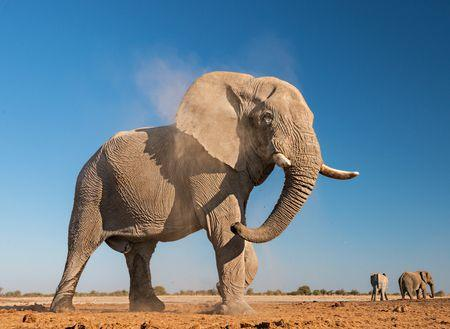
#> input picture oving1/elephant.jpg, 450 x 329 px
$ python oppg3.py   (older library calls are emulated)
#> lines starting #> are read from the running program, lines starting #| are printed output that depends on the picture

import numpy as np
from scipy import misc
import matplotlib.pyplot as plt


def flip_kernel(kernel):
    new_kernel = np.zeros_like(kernel)

    for y in range(1, kernel.shape[0] + 1):
        for x in range(1, kernel.shape[1] + 1):
            new_kernel[y - 1, x - 1] = kernel[-y, -x]

    return new_kernel


def convolution(image, kernel):
    # Make sure the kernel is actually a np.matrix. This way, the argument can be a two-dimensional python list.
    kernel = np.matrix(kernel)

    # Assuming n x n-kernel
    n = kernel.shape[0] // 2
    new_image = np.zeros_like(image)

    num_of_rows = image.shape[0]
    num_of_cols = image.shape[1]

    #Flips kernel, and runs correlation
    flipped_kernel = flip_kernel(kernel)

    for y in range(num_of_rows):
        for x in range(num_of_cols):
            # Iterates through each pixel in the image

            accumulator = 0

            for kernel_row in range(-n, n):
                for kernel_col in range(-n, n):
                    image_row = y + kernel_row
                    image_col = x + kernel_col

                    if image_row < 0 or image_row >= num_of_rows or image_col < 0 or image_col >= num_of_cols:
                        # Checks whether the kernel is at the edges of the image
                        accumulator += 0
                    else:
                        accumulator += image[image_row, image_col] * flipped_kernel[kernel_row, kernel_col]

            new_image[y, x] = np.float32(accumulator)
    return new_image


def convolve_three_channels(r, g, b, kernel):
    new_r = convolution(r, kernel)
    print("... Convolved red channel")
    new_g = convolution(g, kernel)
    print("... Convolved green channel")
    new_b = convolution(b, kernel)
    print("... Convolved blue channel")
    return new_r, new_g, new_b


def rearrange_channels(r, g, b, image):
    print("... Rearranging")
    image[..., 0] = r
    image[..., 1] = g
    image[..., 2] = b
    return image


image = misc.imread("elephant.jpg", flatten=True)
#> image: shape (329, 450) float32; min 0.299, max 253.6, mean 125.9


high_pass_kernel = np.matrix([[0, -1, 0],
                              [-1, -4, -1],
                              [0, -1, 0]])


thing = convolution(image, high_pass_kernel)
#> after the loop in convolution, `for y in range(num_of_rows):`: new_image: shape (329, 450) float32; every value is 0

plt.imshow(thing, cmap=plt.cm.gray)
plt.show()


""" Create kernels """
box_blur = [[1/9]*3]*3

gaussian = [[1, 4, 6, 4, 1],
            [4, 16, 24, 16, 4],
            [6, 24, 36, 24, 6],
            [4, 16, 24, 16, 4],
            [1, 4, 6, 4, 1], ]

for i in range(len(gaussian)):
    for j in range(len(gaussian[i])):
        gaussian[i][j] /= 256

""" Read file """

image = misc.imread("./Cute-a-bunny.jpg")
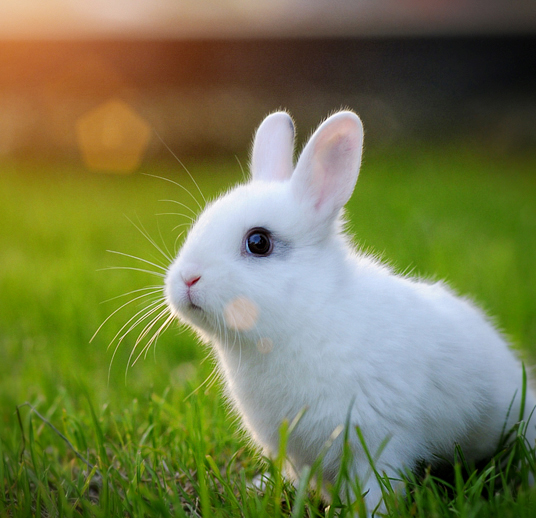
#> input picture oving1/Cute-a-bunny.jpg, 536 x 518 px
#> image is the input picture: shape (518, 536, 3); mean R, G, B 117.2, 122.6, 76.4

r = image[..., 0]
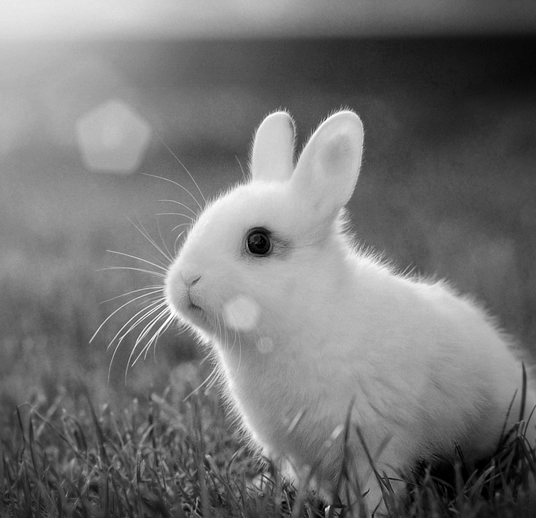
#> r: shape (518, 536); min 0, max 255, mean 117.2
g = image[..., 1]
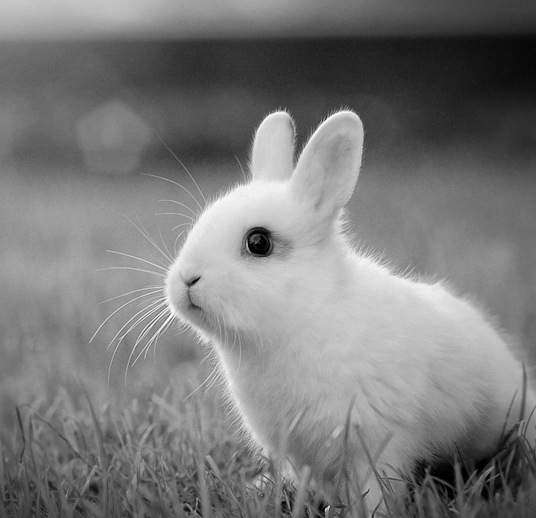
#> g: shape (518, 536); min 0, max 255, mean 122.6
b = image[..., 2]
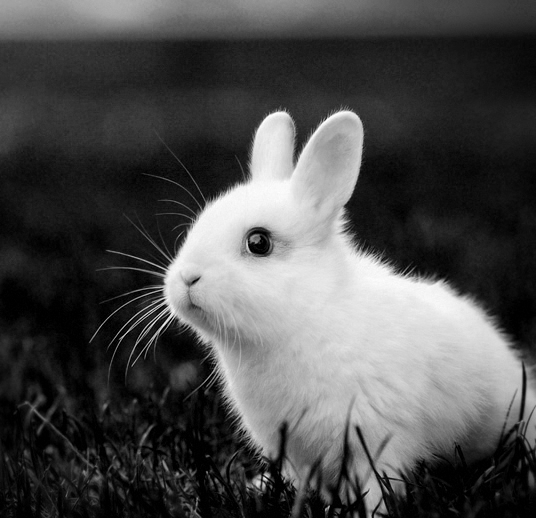
#> b: shape (518, 536); min 0, max 255, mean 76.4

""" Do convolution with box blur """

print("Convolving with box blur")
box_blur_image_r, box_blur_image_g, box_blur_image_b = convolve_three_channels(r, g, b, box_blur)
#> after the loop in convolution (call 3), `for y in range(num_of_rows):`:
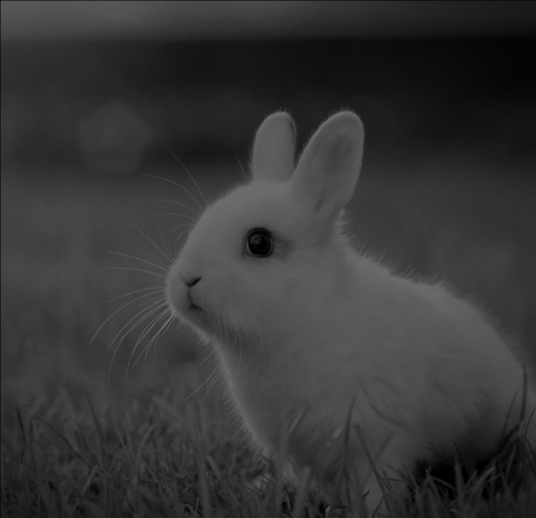
#> new_image: shape (518, 536); min 0, max 109, mean 54
#> after the loop in convolution (call 4), `for y in range(num_of_rows):`:
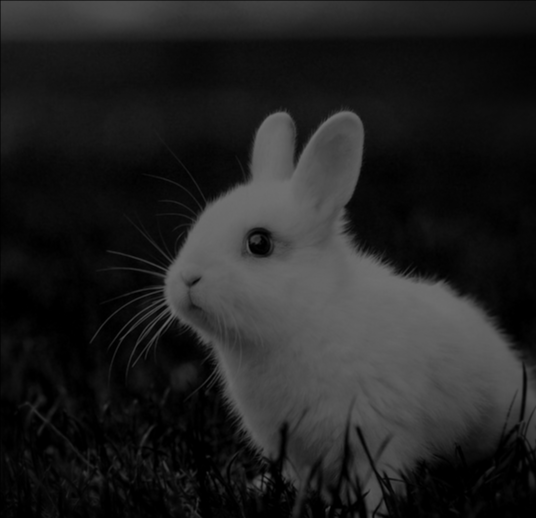
#> new_image: shape (518, 536); min 0, max 111, mean 33.5
box_blur_image = np.zeros_like(image)
box_blur_image = rearrange_channels(box_blur_image_r, box_blur_image_g, box_blur_image_b, box_blur_image)
#> in rearrange_channels, `image[..., 2] = b`:
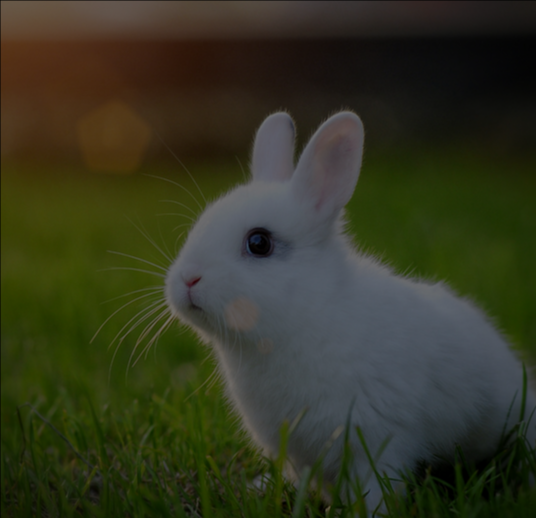
#> image: shape (518, 536, 3); mean of channels 0, 1, 2 51.6, 54, 33.5; drawn as R, G, B

""" Do convolution with gaussian """

print("Convolving with gaussian")
gaussian_r, gaussian_g, gaussian_b = convolve_three_channels(r, g, b, gaussian)
gaussian_image = np.zeros_like(image)
gaussian_image = rearrange_channels(gaussian_r, gaussian_g, gaussian_b, gaussian_image)

""" Plot and save results """

print("Plotting")
_, ax = plt.subplots(1, 3)
ax[0].imshow(image, interpolation="nearest", vmax=255, vmin=0)
ax[1].imshow(gaussian_image, interpolation="nearest", vmax=255, vmin=0)
ax[2].imshow(box_blur_image, interpolation="nearest", vmax=255, vmin=0)
ax[0].set_axis_off()
ax[1].set_axis_off()
ax[2].set_axis_off()

print("Saving")
misc.imsave('oppg3-before.png', image)
misc.imsave('oppg3-box_blur.png', gaussian_image)
misc.imsave('oppg3-gaussian.png', box_blur_image)

plt.show()
